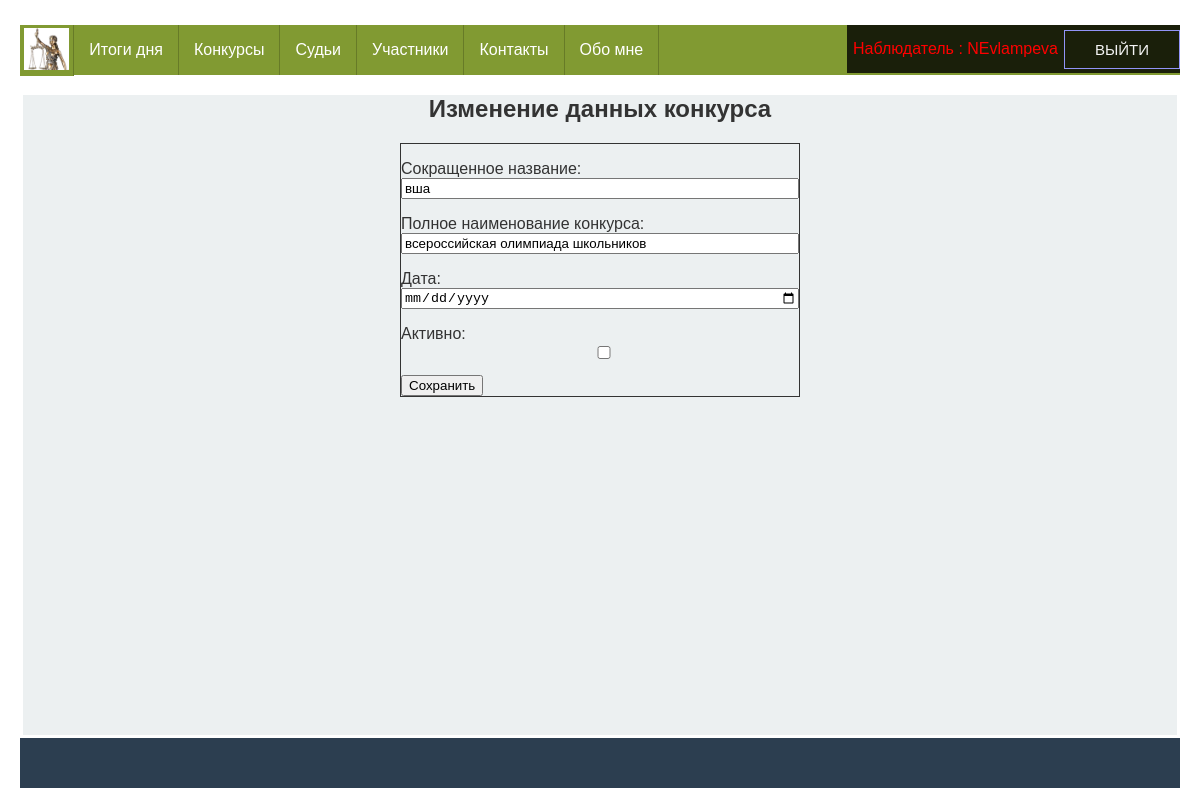
The app's page /competitions/edit/5/ (signed in), older data.
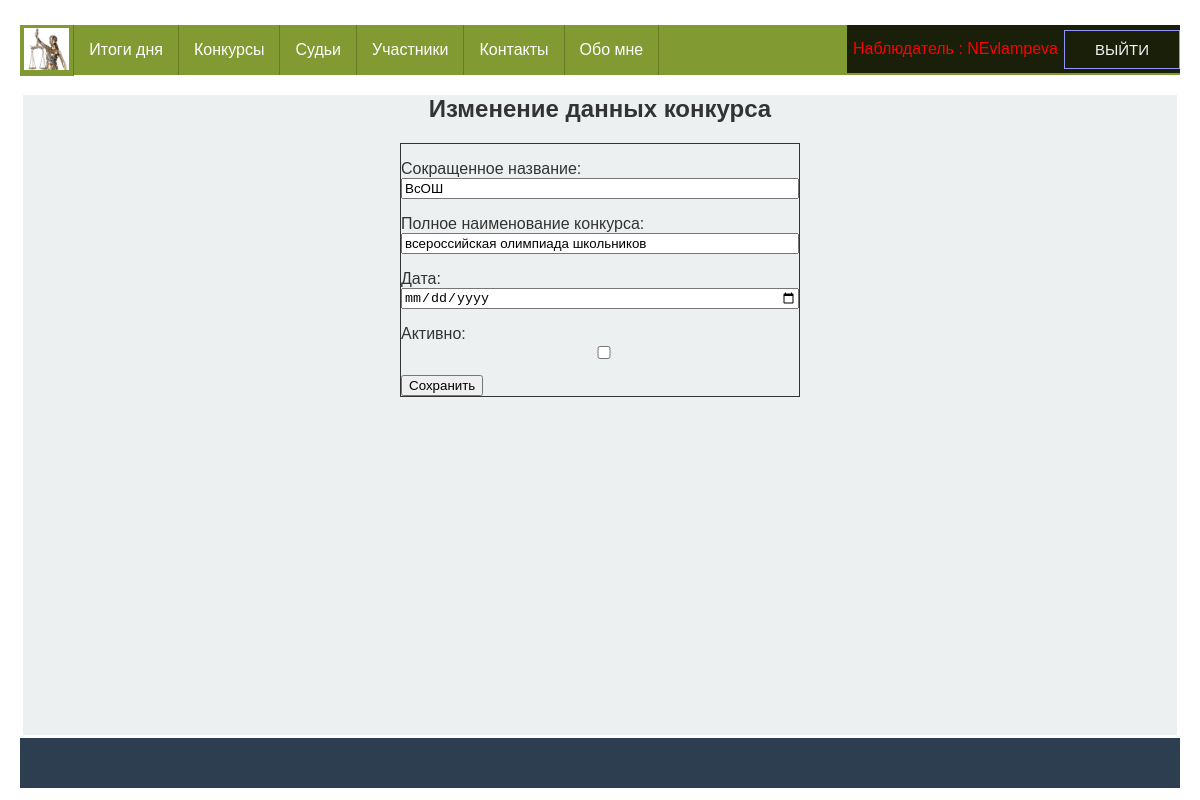
The same page, newer data.
### app_for_competitions/models.py (models this page shows, shortened)
class Competition(models.Model):
    class Meta:
        db_table = 'competitions'
        verbose_name = _('Конкурс')  # наименование в админке в единственном числе
        verbose_name_plural = _('Конкурсы')  # наименование в админке во множественном числе
    name = models.CharField(_('Сокращенное название'), max_length=50, unique=True)
    fullname = models.CharField(_('Полное наименование конкурса'), max_length=200,
                                default=None)
    date = models.DateField(_('Дата проведения'),
                            help_text="Дата начала")
    active = models.BooleanField(_('Активен'), default=True)

### app_for_competitions/views.py (the view, shortened to what this page needs)
# urls.py: path('edit/<int:pk>/', edit_competition, name='edit_competition'),
@login_required
def edit_competition(request, pk):
    competition = get_object_or_404(Competition, id=pk)
    if request.method == 'GET':
        context = {'form': CompetitionForm(instance=competition), 'id': pk}
        return render(request, 'app_for_competitions/edit_competition.html', context)

### app_for_competitions/forms.py (shortened to what this page needs)
class CompetitionForm(forms.ModelForm):
    class Meta:
        model = Competition
        fields = ['name', 'fullname']
    date = forms.DateField(label=_("Дата"), initial=datetime.date.today,
                           widget=forms.DateInput(attrs={
                               'class': 'form-control',
                               'type': 'date'  # теперь календарь
                           }))
    active = forms.BooleanField(label=_("Активно"), required=False, widget=forms.CheckboxInput(
        attrs={'class': 'form-check-input'}))

### app_for_competitions/templates/app_for_competitions/edit_competition.html (shortened to what this page needs)
{% extends 'base.html' %}
{% load static %}
{% block content %}
<h2 class="center">{% if id %} Изменение данных конкурса {% else %} Добавление нового конкурса {% endif %}</h2>
<form method="post" novalidate>
    {{ form.as_p }}
    <input type="submit" value="{% if id %}Сохранить{% else %}Добавить{% endif %}"/>
</form>
{% endblock content %}

Row changes from the older to the newer data that the page shows:
changed Competition "всероссийская олимпиада школьников": name "вша" → "ВсОШ"
